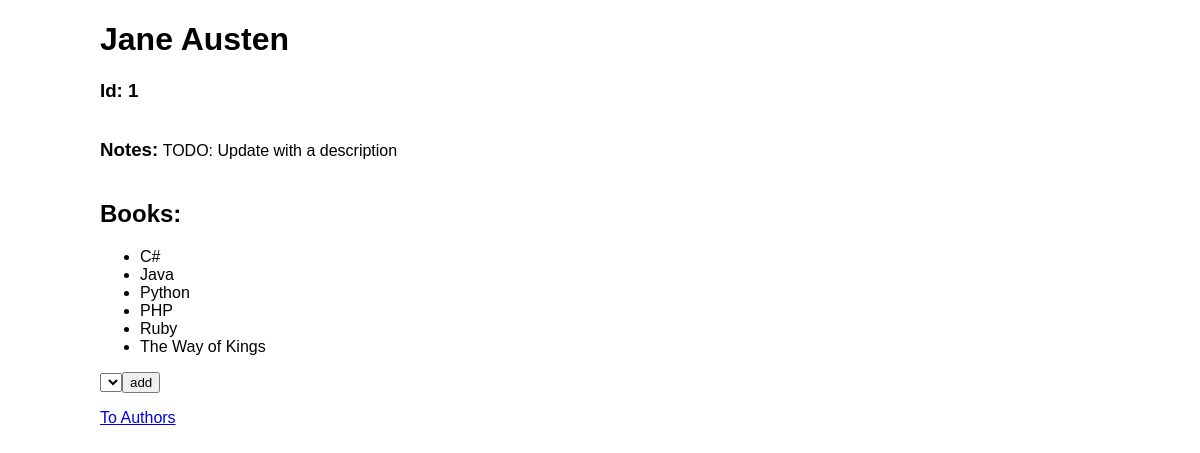
Screenshot of /authors/1 with the database file from the repository.
### books_authors_app/models.py (models this page shows)
class Author(models.Model):
    first_name = models.CharField(max_length=45)
    last_name = models.CharField(max_length=45)
    notes = models.TextField()
    books = models.ManyToManyField(Book, related_name="authors")
    created_at = models.DateTimeField(auto_now_add=True)
    updated_at = models.DateTimeField(auto_now=True)

class Book(models.Model):
    title = models.CharField(max_length=255)
    desc = models.TextField()
    created_at = models.DateTimeField(auto_now_add=True)
    updated_at = models.DateTimeField(auto_now=True)

### books_authors_app/views.py (the view)
# urls.py: path('authors/<id>', views.authorInfo),
def authorInfo(request, id):
    author = Author.objects.get(id=id)
    books = Book.objects.all()
    booksInAuthor = author.books.all()
    booksNotInAuthor = books.exclude(authors = author)
    context = {
        'author' : author,
        'books' : books,
        'booksInAuthor' : booksInAuthor,
        'booksNotInAuthor' : booksNotInAuthor,
        }
    return render(request, 'books_authors_app/authorinfo.html', context)

### books_authors_app/templates/books_authors_app/authorinfo.html (shortened to what this page needs)
<!DOCTYPE html>
<html lang="en">
<head>
    {% load static %}
    <link rel="stylesheet" href="{% static 'books_authors_app/css/style.css' %}">
</head>
<body>
    <div class="container">
        <h1>{{author.first_name}} {{author.last_name}}</h1>
        <h3>Id: {{author.id}}</h3>
        <h3 class="playnice">Notes:</h3>
        <p>{{author.notes}}</p>
        <h2>Books:</h2>
        <ul>
            {% for book in booksInAuthor %}
            <li>{{book.title}}</li>
            {% endfor %}
        </ul>
        <form action="/addBookToAuthor" method="post">
            <select name="book">
                <input type="submit" value="add">
            </select>
        </form>
        <a href="/authors"><p class="notnice">To Authors</p></a>
    </div>
</body>
</html>

### books_authors_app/static/books_authors_app/css/style.css (style rules this page uses)
.container { width: 1000px; margin: 0 auto; font-family: Arial, Helvetica, sans-serif; }
.playnice { display: inline-block; }
.notnice { display: block; }
p { display: inline-block; }

### rows the page displays
Author: first_name "Jane", last_name "Austen", id "1", notes "TODO: Update with a description"
Book: title "C#"
Book: title "Java"
Book: title "Python"
Book: title "PHP"
Book: title "Ruby"
Book: title "The Way of Kings"
